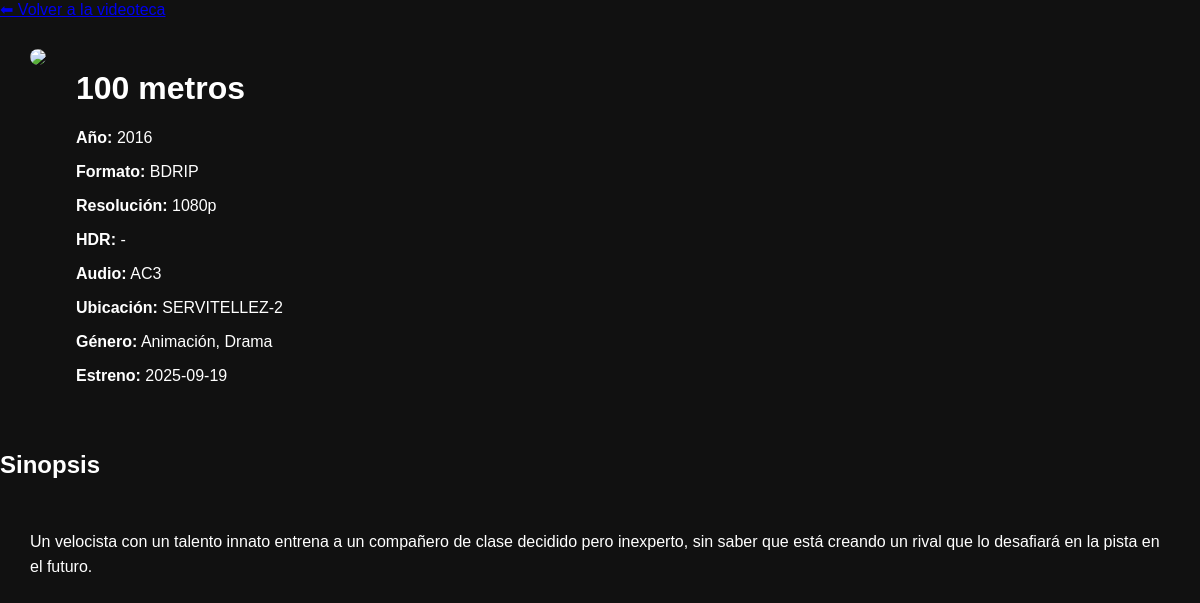
/pelicula/2, run on the app's committed database.
### tables this page shows
CREATE TABLE "peliculas" (
"ID" INTEGER,
  "Titulo" TEXT,
  "Anio" REAL,
  "Formato" TEXT,
  "Resolucion" TEXT,
  "HDR" TEXT,
  "Audio" TEXT,
  "RutaCaratula" TEXT,
  "Ubicacion" TEXT,
  "TextoOriginal" TEXT,
  "Sinopsis" TEXT,
  "Genero" TEXT,
  "FechaEstreno" TEXT,
  "TituloOriginal" TEXT
);

### app.py (the view)
@app.route("/pelicula/<int:id>")
def pelicula(id):
    con = conexion()
    cur = con.cursor()
    cur.execute(
        """
        SELECT *
        FROM peliculas
        WHERE rowid=?
        """,
        (id,)
    )
    pelicula = cur.fetchone()
    con.close()
    return render_template(
        "pelicula.html",
        pelicula=pelicula
    )

### app.py (called while the page is built)
def conexion():
    con = sqlite3.connect(
        "peliculas.db"
    )
    con.row_factory = sqlite3.Row
    return con

### templates/pelicula.html (shortened to what this page needs)
<!DOCTYPE html>
<html lang="es">
<head>
    <link rel="stylesheet"
          href="{{ url_for('static',
                           filename='css/style.css') }}">
</head>
<body>
<a class="volver" href="/">⬅ Volver a la videoteca</a>
<div class="detalle">
    <div class="poster-grande">
        {% if pelicula["RutaCaratula"] %}
        <img src="/static/caratulas/{{ pelicula['RutaCaratula'].split('\\')[-1].replace(':','') }}">
        {% endif %}
    </div>
    <div class="info">
        <h1>{{ pelicula["Titulo"] }}</h1>
        <p>
            <strong>Año:</strong>
            {{ pelicula["Anio"]|int }}
        </p>
        <p>
            <strong>Formato:</strong>
            {{ pelicula["Formato"] if pelicula["Formato"] else "-" }}
        </p>
        <p>
            <strong>Resolución:</strong>
            {{ "-" if pelicula["Resolucion"] in [None, "None", ""] else pelicula["Resolucion"] }}
        </p>
        <p>
            <strong>HDR:</strong>
            {{ "-" if pelicula["HDR"] in [None, "None", ""] else pelicula["HDR"] }}
        </p>
        <p>
            <strong>Audio:</strong>
            {{ pelicula["Audio"] if pelicula["Audio"] else "-" }}
        </p>
        <p>
            <strong>Ubicación:</strong>
            {{ pelicula["Ubicacion"] if pelicula["Ubicacion"] else "-" }}
        </p>
        <p>
            <strong>Género:</strong>
            {{ pelicula["Genero"] if pelicula["Genero"] else "-" }}
        </p>
        <p>
            <strong>Estreno:</strong>
            {{ pelicula["FechaEstreno"] if pelicula["FechaEstreno"] else "-" }}
        </p>
    </div>
</div>
<h2>Sinopsis</h2>
<div class="sinopsis">
    {{ pelicula["Sinopsis"] }}
</div>
</body>
</html>

### static/css/style.css (style rules this page uses)
body { background:#111; color:white; font-family:Arial; margin:0; }
.detalle { display:flex; flex-wrap:wrap; gap:30px; padding:30px; }
.poster-grande img { width:300px; border-radius:10px; }
.info { flex:1; }
.sinopsis { padding:30px; line-height:1.6; }

### data on the page
peliculas: Titulo "100 metros", Anio "2016", Formato "BDRIP", Resolucion "1080p", Audio "AC3", Ubicacion "SERVITELLEZ-2", Genero "Animación, Drama", FechaEstreno "2025-09-19", Sinopsis "Un velocista con un talento innato entrena a un compañero de clase decidido pero inexperto, sin saber que está creando un rival que lo desafiará en la pista en el futuro."

### other printed values
{{ "-" if pelicula["HDR"] in [None, "None", ""] else pelicula["HDR"] }} "-"
